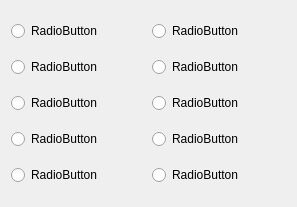
<?xml version="1.0" encoding="UTF-8"?>
<ui version="4.0">
 <class>RadioButtonDialog</class>
 <widget class="QDialog" name="RadioButtonDialog">
  <property name="geometry">
   <rect>
    <x>0</x>
    <y>0</y>
    <width>297</width>
    <height>207</height>
   </rect>
  </property>
  <property name="windowTitle">
   <string>Dialog</string>
  </property>
  <layout class="QHBoxLayout" name="horizontalLayout">
   <item>
    <layout class="QVBoxLayout" name="verticalLayout">
     <item>
      <widget class="QRadioButton" name="radioButton">
       <property name="text">
        <string>RadioButton</string>
       </property>
      </widget>
     </item>
     <item>
      <widget class="QRadioButton" name="radioButton_2">
       <property name="text">
        <string>RadioButton</string>
       </property>
      </widget>
     </item>
     <item>
      <widget class="QRadioButton" name="radioButton_3">
       <property name="text">
        <string>RadioButton</string>
       </property>
      </widget>
     </item>
     <item>
      <widget class="QRadioButton" name="radioButton_4">
       <property name="text">
        <string>RadioButton</string>
       </property>
      </widget>
     </item>
     <item>
      <widget class="QRadioButton" name="radioButton_5">
       <property name="text">
        <string>RadioButton</string>
       </property>
      </widget>
     </item>
    </layout>
   </item>
   <item>
    <layout class="QVBoxLayout" name="verticalLayout_2">
     <item>
      <widget class="QRadioButton" name="radioButton_6">
       <property name="text">
        <string>RadioButton</string>
       </property>
      </widget>
     </item>
     <item>
      <widget class="QRadioButton" name="radioButton_7">
       <property name="text">
        <string>RadioButton</string>
       </property>
      </widget>
     </item>
     <item>
      <widget class="QRadioButton" name="radioButton_8">
       <property name="text">
        <string>RadioButton</string>
       </property>
      </widget>
     </item>
     <item>
      <widget class="QRadioButton" name="radioButton_9">
       <property name="text">
        <string>RadioButton</string>
       </property>
      </widget>
     </item>
     <item>
      <widget class="QRadioButton" name="radioButton_10">
       <property name="text">
        <string>RadioButton</string>
       </property>
      </widget>
     </item>
    </layout>
   </item>
  </layout>
 </widget>
 <resources/>
 <connections/>
</ui>
